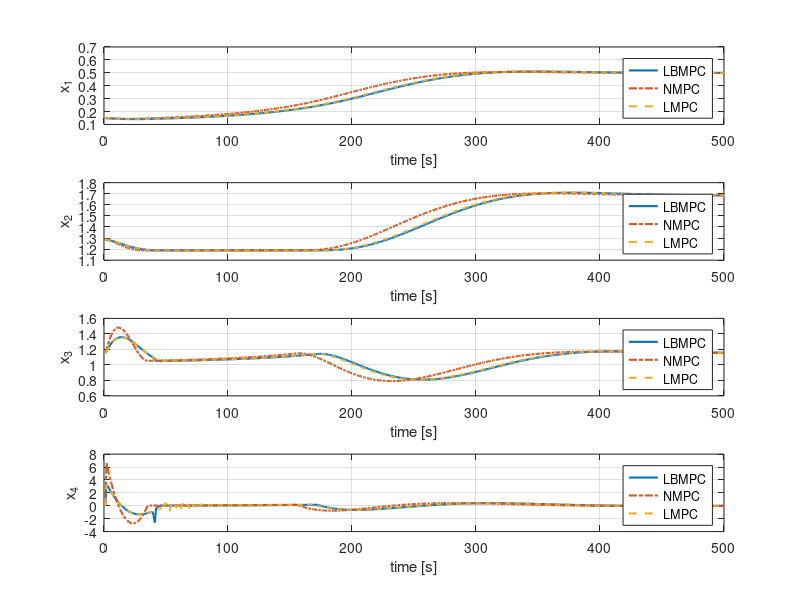

This chart was generated by the following MATLAB code:
load('DSS_tLMPC.mat'); load('DSS_tNMPC.mat'); load('tLBMPC.mat');
[l,n]=size(xl);

figure;
    for i=1:l
        subplot(l,1,i);
        plot(xlo(i,:),'Linewidth',1.5); hold on;
        plot(xnl(i,:),'Linewidth',1.5,'LineStyle','-.'); hold on;
        plot(xl(i,:),'Linewidth',1.5,'LineStyle','--'); hold on;
        grid on
        xlabel('time [s]');
        if i<=n
            lableTex = ['x_{',num2str(i),'}'];
        else
            lableTex = ['u_{',num2str(i-n),'}'];
        end
        ylabel(lableTex,'Interpreter','tex' );
        legend('LBMPC','NMPC','LMPC')
    end
